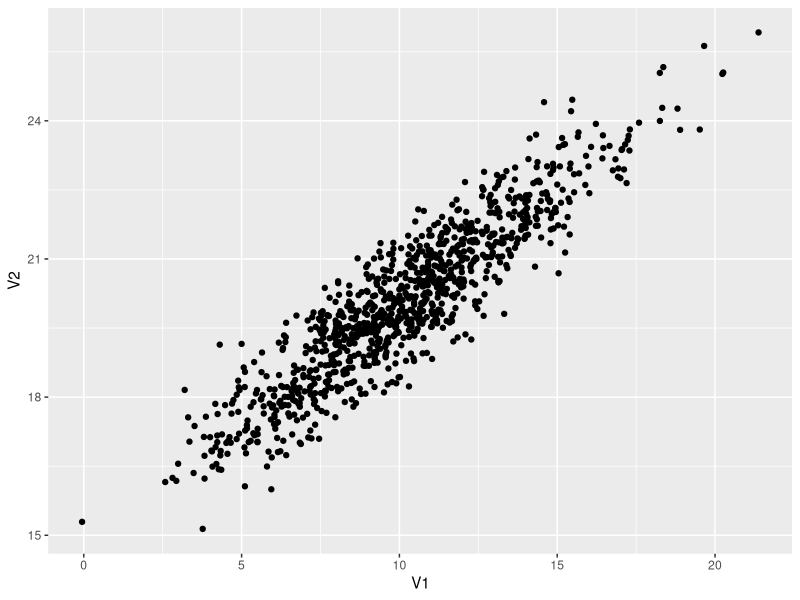

Reproduce this figure in R. (Note: this script raises an error after producing the figure.)
library(ggplot2)
library(MASS)

set.seed(4775)

# Armo la data

data <- as.data.frame( mvrnorm(1000, mu=c(10,20), Sigma=rbind(c(10, 5),
                                  c(5, 3) )))

# La covarianza debe dar como la armada

cov(data)
cor(data)

# Calculo autovalores y autovectores

(eig <- eigen(cov(data)))

# Grafico la distribución

(a <- ggplot(data, mapping = aes(x = V1, y = V2))+
  geom_point())
  ##stat_ellipse(type = "norm", level = .99)
 nbhj
# Función para centrar datos por la media

center_colmeans <- function(x) {
  xcenter = colMeans(x)
  x - rep(xcenter, rep.int(nrow(x), ncol(x)))
}


# Centro los datos aplicando la función

data_centered <- center_colmeans(data)

# Grafico la data original y la centrada

(b <- ggplot(data_centered, mapping = aes(x = V1, y = V2))+
  geom_point(color = "blue"))

ggplot(data_centered, mapping = aes(x = V1, y = V2))+
  geom_point(color = "blue")+
  geom_point(data, mapping = aes(x = V1, y = V2))

# Aplico la inversa de la matriz de covarianza para quitar la rotación

data_centered_trans <- 
as.data.frame(as.matrix(data_centered)%*%solve(cov(data)))

# Y la grafico junto con las otras

ggplot(data_centered_trans, mapping = aes(x = V1, y = V2))+
  geom_point(color = "darkgreen")+
  geom_point(data, mapping = aes(x = V1, y = V2))+
  geom_point(data_centered, mapping = aes(x = V1, y = V2), color = "blue")

# Calculo mahalanobis como la data centrada rotada por la traspuesta de la data centrada

md <- diag(as.matrix(data_centered_trans)%*%as.matrix(t(data_centered)))

# Verifico que da igual que la función

all(md == mahalanobis(data, colMeans(data), cov(data))) # Calculada OK

# Calculo valores criticos y marco los que rechazo

nc = .95

cv<-qchisq(nc,df=2) #critical value
data$color<-as.factor(ifelse(md>cv,3,2)) #just sets the color
data_centered$color <- as.factor(ifelse(md>cv,3,2))

# Dibujo la data original con ellos

ggplot(data, mapping = aes(x = V1, y = V2))+
  geom_point(mapping = aes(color = color), size = 3)+
  stat_ellipse(type = "norm", level = nc)

# Comparo contra PCA (usando Correlacion)

library(FactoMineR)
pca.data <- princomp(data[1:2],cor = F)
summary(pca.data)

# Comparo matriz de correlacion vs la de autovalores
diag(cov(data[,1:2]))
pca.data$sdev**2

# Veo los autovectores
pca.data$loadings

names(pca.data$sdev)
av1 = 12
av2 = 1.5

b+
  geom_segment(data = as.data.frame(t(pca.data$loadings[,1])) ,
               aes(xend = V1*av1, yend = V2*av1
, colour = "curve", x = V1*-av1, y = V2*-av1 ), size = 3)+
  geom_segment(data = as.data.frame(t(pca.data$loadings[,2])) ,
               aes(xend = V1*av2, yend = V2*av2, colour = "curve", x = V1 * -av2, y = V2 *-av2), size = 3)
  

(eig <- eigen(cor(data[1:2])))
sqrt(eig$vectors[1,1]**2+eig$vectors[2,1]**2)


t(t(pca.data$scores %*% t(pca.data$loadings)) * pca.data$scale  + pca.data$center)[1,1:2]
data[1,]

data$pca_x = pca.data$scores[,1]
data$pca_y = pca.data$scores[,2]

ggplot(data, mapping = aes(x = pca_x , y = pca_y))+
  geom_point(mapping = aes(color = color), size = 3)+
  stat_ellipse(type = "norm", level = nc)


round(sum(md)/(dim(data)[1]*2))
diag(sqrt(round(cov(pca.data$scores),4)))
round(pca.data$sdev/diag(sqrt(round(cov(pca.data$scores),4))),3)


data$pca_x_std <- data$pca_x/
  sd(data$pca_x)

data$pca_y_std <- data$pca_y/
  sd(data$pca_y)

data[1,]$pca_x_std**2+data[1,]$pca_y_std**2
md[1]

top_md = data[order(md, decreasing = T)[1],]
second_top_md = data[order(md, decreasing = T)[2],]
third_top_md = data[order(md, decreasing = T)[3],]

ggplot(data, mapping = aes(x = pca_x_std , y = pca_y_std))+
  geom_point(mapping = aes(color = color), size = 3)+
  stat_ellipse(type = "norm", level = nc)+
  geom_point(data = top_md, aes(x= pca_x_std, y = pca_y_std), color = "black", size = 5)+
  geom_point(data = second_top_md, aes(x= pca_x_std, y = pca_y_std), color = "orange", size = 5)+
  geom_point(data = third_top_md, aes(x= pca_x_std, y = pca_y_std), color = "royalblue", size = 5)




ggplot(data, mapping = aes(x = V1, y = V2))+
  geom_point(mapping = aes(color = color), size = 3)+
  stat_ellipse(type = "norm", level = nc)+
  geom_point(data = top_md, aes(x= V1, y = V2), color = "black", size = 5)+
  geom_point(data = second_top_md, aes(x= V1, y = V2), color = "orange", size = 5)+
  geom_point(data = third_top_md, aes(x= V1, y = V2), color = "royalblue", size = 5)


top_md
second_top_md
